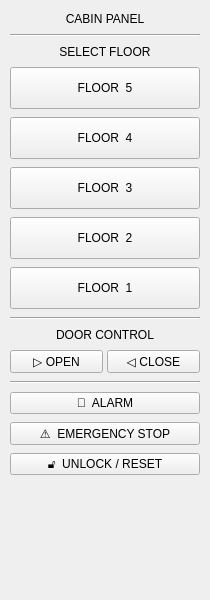
<?xml version="1.0" encoding="UTF-8"?>
<ui version="4.0">
 <class>CabinPanel</class>
 <widget class="QWidget" name="CabinPanel">
  <property name="geometry">
   <rect>
    <x>0</x>
    <y>0</y>
    <width>210</width>
    <height>600</height>
   </rect>
  </property>
  <layout class="QVBoxLayout" name="mainLayout">
   <property name="spacing">
    <number>8</number>
   </property>
   <property name="leftMargin">
    <number>10</number>
   </property>
   <property name="topMargin">
    <number>12</number>
   </property>
   <property name="rightMargin">
    <number>10</number>
   </property>
   <property name="bottomMargin">
    <number>12</number>
   </property>

   <item>
    <widget class="QLabel" name="titleLabel">
     <property name="objectName">
      <string notr="true">panelTitle</string>
     </property>
     <property name="text">
      <string>CABIN PANEL</string>
     </property>
     <property name="alignment">
      <set>Qt::AlignCenter</set>
     </property>
    </widget>
   </item>

   <item>
    <widget class="QFrame" name="divider1">
     <property name="objectName">
      <string notr="true">dividerLine</string>
     </property>
     <property name="frameShape">
      <enum>QFrame::HLine</enum>
     </property>
     <property name="frameShadow">
      <enum>QFrame::Sunken</enum>
     </property>
    </widget>
   </item>

   <item>
    <widget class="QLabel" name="floorSectionLabel">
     <property name="objectName">
      <string notr="true">sectionLabel</string>
     </property>
     <property name="text">
      <string>SELECT FLOOR</string>
     </property>
     <property name="alignment">
      <set>Qt::AlignCenter</set>
     </property>
    </widget>
   </item>

   <item>
    <widget class="QPushButton" name="floorButton_5">
     <property name="text">
      <string>  FLOOR  5  </string>
     </property>
     <property name="minimumSize">
      <size>
       <width>0</width>
       <height>42</height>
      </size>
     </property>
    </widget>
   </item>

   <item>
    <widget class="QPushButton" name="floorButton_4">
     <property name="text">
      <string>  FLOOR  4  </string>
     </property>
     <property name="minimumSize">
      <size>
       <width>0</width>
       <height>42</height>
      </size>
     </property>
    </widget>
   </item>

   <item>
    <widget class="QPushButton" name="floorButton_3">
     <property name="text">
      <string>  FLOOR  3  </string>
     </property>
     <property name="minimumSize">
      <size>
       <width>0</width>
       <height>42</height>
      </size>
     </property>
    </widget>
   </item>

   <item>
    <widget class="QPushButton" name="floorButton_2">
     <property name="text">
      <string>  FLOOR  2  </string>
     </property>
     <property name="minimumSize">
      <size>
       <width>0</width>
       <height>42</height>
      </size>
     </property>
    </widget>
   </item>

   <item>
    <widget class="QPushButton" name="floorButton_1">
     <property name="text">
      <string>  FLOOR  1  </string>
     </property>
     <property name="minimumSize">
      <size>
       <width>0</width>
       <height>42</height>
      </size>
     </property>
    </widget>
   </item>

   <item>
    <widget class="QFrame" name="divider2">
     <property name="objectName">
      <string notr="true">dividerLine</string>
     </property>
     <property name="frameShape">
      <enum>QFrame::HLine</enum>
     </property>
     <property name="frameShadow">
      <enum>QFrame::Sunken</enum>
     </property>
    </widget>
   </item>

   <item>
    <widget class="QLabel" name="doorSectionLabel">
     <property name="objectName">
      <string notr="true">sectionLabel</string>
     </property>
     <property name="text">
      <string>DOOR CONTROL</string>
     </property>
     <property name="alignment">
      <set>Qt::AlignCenter</set>
     </property>
    </widget>
   </item>

   <item>
    <layout class="QHBoxLayout" name="doorButtonsLayout">
     <property name="spacing">
      <number>4</number>
     </property>
     <item>
      <widget class="QPushButton" name="openDoorsButton">
       <property name="text">
        <string>▷ OPEN</string>
       </property>
      </widget>
     </item>
     <item>
      <widget class="QPushButton" name="closeDoorsButton">
       <property name="text">
        <string>◁ CLOSE</string>
       </property>
      </widget>
     </item>
    </layout>
   </item>

   <item>
    <widget class="QFrame" name="divider3">
     <property name="objectName">
      <string notr="true">dividerLine</string>
     </property>
     <property name="frameShape">
      <enum>QFrame::HLine</enum>
     </property>
     <property name="frameShadow">
      <enum>QFrame::Sunken</enum>
     </property>
    </widget>
   </item>

   <item>
    <widget class="QPushButton" name="alarmButton">
     <property name="text">
      <string>🔔  ALARM</string>
     </property>
    </widget>
   </item>

   <item>
    <widget class="QPushButton" name="emergencyStopButton">
     <property name="text">
      <string>⚠  EMERGENCY STOP</string>
     </property>
    </widget>
   </item>

   <item>
    <widget class="QPushButton" name="unlockButton">
     <property name="text">
      <string>🔓  UNLOCK / RESET</string>
     </property>
    </widget>
   </item>

   <item>
    <spacer name="verticalSpacer">
     <property name="orientation">
      <enum>Qt::Vertical</enum>
     </property>
     <property name="sizeHint" stdset="0">
      <size>
       <width>20</width>
       <height>40</height>
      </size>
     </property>
    </spacer>
   </item>

  </layout>
 </widget>
 <resources/>
 <connections/>
</ui>
